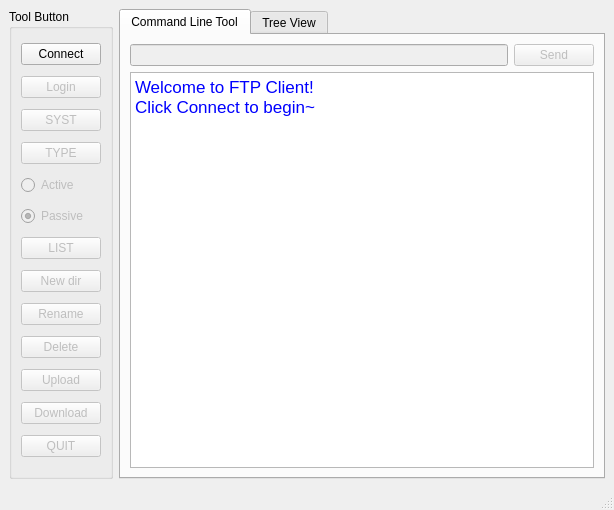
<?xml version="1.0" encoding="UTF-8"?>
<ui version="4.0">
 <class>MainWindow</class>
 <widget class="QMainWindow" name="MainWindow">
  <property name="geometry">
   <rect>
    <x>0</x>
    <y>0</y>
    <width>614</width>
    <height>510</height>
   </rect>
  </property>
  <property name="windowTitle">
   <string>FTP Client</string>
  </property>
  <widget class="QWidget" name="centralwidget">
   <layout class="QHBoxLayout" name="horizontalLayout_2">
    <item>
     <widget class="QGroupBox" name="group_btn">
      <property name="title">
       <string>Tool Button</string>
      </property>
      <layout class="QVBoxLayout" name="verticalLayout">
       <item>
        <widget class="QPushButton" name="btn_connect">
         <property name="text">
          <string>Connect</string>
         </property>
        </widget>
       </item>
       <item>
        <widget class="QPushButton" name="btn_login">
         <property name="enabled">
          <bool>false</bool>
         </property>
         <property name="text">
          <string>Login</string>
         </property>
        </widget>
       </item>
       <item>
        <widget class="QPushButton" name="btn_syst">
         <property name="enabled">
          <bool>false</bool>
         </property>
         <property name="text">
          <string>SYST</string>
         </property>
        </widget>
       </item>
       <item>
        <widget class="QPushButton" name="btn_type">
         <property name="enabled">
          <bool>false</bool>
         </property>
         <property name="text">
          <string>TYPE</string>
         </property>
        </widget>
       </item>
       <item>
        <widget class="QRadioButton" name="rb_port">
         <property name="enabled">
          <bool>false</bool>
         </property>
         <property name="text">
          <string>Active</string>
         </property>
        </widget>
       </item>
       <item>
        <widget class="QRadioButton" name="rb_pasv">
         <property name="enabled">
          <bool>false</bool>
         </property>
         <property name="text">
          <string>Passive</string>
         </property>
         <property name="checked">
          <bool>true</bool>
         </property>
        </widget>
       </item>
       <item>
        <widget class="QPushButton" name="btn_list">
         <property name="enabled">
          <bool>false</bool>
         </property>
         <property name="text">
          <string>LIST</string>
         </property>
        </widget>
       </item>
       <item>
        <widget class="QPushButton" name="btn_mkd">
         <property name="enabled">
          <bool>false</bool>
         </property>
         <property name="text">
          <string>New dir</string>
         </property>
        </widget>
       </item>
       <item>
        <widget class="QPushButton" name="btn_rename">
         <property name="enabled">
          <bool>false</bool>
         </property>
         <property name="text">
          <string>Rename</string>
         </property>
        </widget>
       </item>
       <item>
        <widget class="QPushButton" name="btn_dele">
         <property name="enabled">
          <bool>false</bool>
         </property>
         <property name="text">
          <string>Delete</string>
         </property>
        </widget>
       </item>
       <item>
        <widget class="QPushButton" name="btn_upload">
         <property name="enabled">
          <bool>false</bool>
         </property>
         <property name="text">
          <string>Upload</string>
         </property>
        </widget>
       </item>
       <item>
        <widget class="QPushButton" name="btn_download">
         <property name="enabled">
          <bool>false</bool>
         </property>
         <property name="text">
          <string>Download</string>
         </property>
        </widget>
       </item>
       <item>
        <widget class="QPushButton" name="btn_quit">
         <property name="enabled">
          <bool>false</bool>
         </property>
         <property name="text">
          <string>QUIT</string>
         </property>
        </widget>
       </item>
      </layout>
     </widget>
    </item>
    <item>
     <widget class="QTabWidget" name="tabWidget">
      <property name="currentIndex">
       <number>0</number>
      </property>
      <widget class="QWidget" name="tab">
       <attribute name="title">
        <string>Command Line Tool</string>
       </attribute>
       <layout class="QGridLayout" name="gridLayout">
        <item row="0" column="0">
         <layout class="QHBoxLayout" name="horizontalLayout">
          <item>
           <widget class="QLineEdit" name="lineEdit">
            <property name="enabled">
             <bool>false</bool>
            </property>
           </widget>
          </item>
          <item>
           <widget class="QPushButton" name="btn_send">
            <property name="enabled">
             <bool>false</bool>
            </property>
            <property name="text">
             <string>Send</string>
            </property>
           </widget>
          </item>
         </layout>
        </item>
        <item row="1" column="0">
         <widget class="QTextBrowser" name="textBrowser">
          <property name="html">
           <string>&lt;!DOCTYPE HTML PUBLIC &quot;-//W3C//DTD HTML 4.0//EN&quot; &quot;http://www.w3.org/TR/REC-html40/strict.dtd&quot;&gt;
&lt;html&gt;&lt;head&gt;&lt;meta name=&quot;qrichtext&quot; content=&quot;1&quot; /&gt;&lt;style type=&quot;text/css&quot;&gt;
p, li { white-space: pre-wrap; }
&lt;/style&gt;&lt;/head&gt;&lt;body style=&quot; font-family:'.SF NS Text'; font-size:13pt; font-weight:400; font-style:normal;&quot;&gt;
&lt;p style=&quot; margin-top:0px; margin-bottom:0px; margin-left:0px; margin-right:0px; -qt-block-indent:0; text-indent:0px;&quot;&gt;&lt;span style=&quot; color:#0000ff;&quot;&gt;Welcome to FTP Client!&lt;/span&gt;&lt;/p&gt;
&lt;p style=&quot; margin-top:0px; margin-bottom:0px; margin-left:0px; margin-right:0px; -qt-block-indent:0; text-indent:0px;&quot;&gt;&lt;span style=&quot; color:#0000ff;&quot;&gt;Click Connect to begin~&lt;/span&gt;&lt;/p&gt;
&lt;p style=&quot;-qt-paragraph-type:empty; margin-top:0px; margin-bottom:0px; margin-left:0px; margin-right:0px; -qt-block-indent:0; text-indent:0px; color:#0000ff;&quot;&gt;&lt;br /&gt;&lt;/p&gt;&lt;/body&gt;&lt;/html&gt;</string>
          </property>
         </widget>
        </item>
       </layout>
      </widget>
      <widget class="QWidget" name="tab_2">
       <attribute name="title">
        <string>Tree View</string>
       </attribute>
       <layout class="QGridLayout" name="gridLayout_2">
        <item row="0" column="0">
         <widget class="QTreeWidget" name="tree">
          <property name="enabled">
           <bool>false</bool>
          </property>
          <column>
           <property name="text">
            <string>名称</string>
           </property>
           <property name="font">
            <font>
             <weight>75</weight>
             <bold>true</bold>
            </font>
           </property>
          </column>
          <column>
           <property name="text">
            <string>大小</string>
           </property>
          </column>
          <column>
           <property name="text">
            <string>修改时间</string>
           </property>
          </column>
         </widget>
        </item>
       </layout>
      </widget>
     </widget>
    </item>
   </layout>
  </widget>
  <widget class="QMenuBar" name="menubar">
   <property name="geometry">
    <rect>
     <x>0</x>
     <y>0</y>
     <width>614</width>
     <height>22</height>
    </rect>
   </property>
  </widget>
  <widget class="QStatusBar" name="statusbar"/>
 </widget>
 <resources/>
 <connections/>
</ui>
